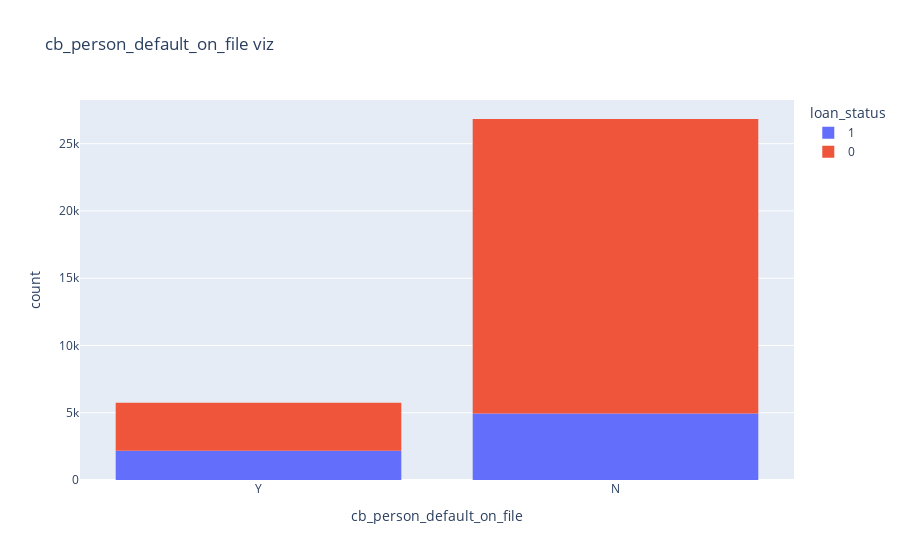

The notebook cell saved with this chart:
### Code cell
px.histogram(crloan_df, x='cb_person_default_on_file', title='cb_person_default_on_file viz', color='loan_status')

### Figure 1 — Plotly figure (JSON) as saved in the notebook; plotly's stock layout.template omitted (floating-point values rounded to 4 significant figures; data arrays with more than 128 entries replaced by an {"elided": "..."} marker saying what was removed)
{"data": [{"bingroup": "x", "hovertemplate": "loan_status=1<br>cb_person_default_on_file=%{x}<br>count=%{y}<extra></extra>", "legendgroup": "1", "marker": {"color": "#636efa", "pattern": {"shape": ""}}, "name": "1", "orientation": "v", "showlegend": true, "type": "histogram", "x": {"elided": "7108 str values"}, "xaxis": "x", "yaxis": "y"}, {"bingroup": "x", "hovertemplate": "loan_status=0<br>cb_person_default_on_file=%{x}<br>count=%{y}<extra></extra>", "legendgroup": "0", "marker": {"color": "#EF553B", "pattern": {"shape": ""}}, "name": "0", "orientation": "v", "showlegend": true, "type": "histogram", "x": {"elided": "25473 str values"}, "xaxis": "x", "yaxis": "y"}], "layout": {"barmode": "relative", "legend": {"title": {"text": "loan_status"}, "tracegroupgap": 0}, "title": {"text": "cb_person_default_on_file viz"}, "xaxis": {"anchor": "y", "domain": [0, 1], "title": {"text": "cb_person_default_on_file"}}, "yaxis": {"anchor": "x", "domain": [0, 1], "title": {"text": "count"}}}}
